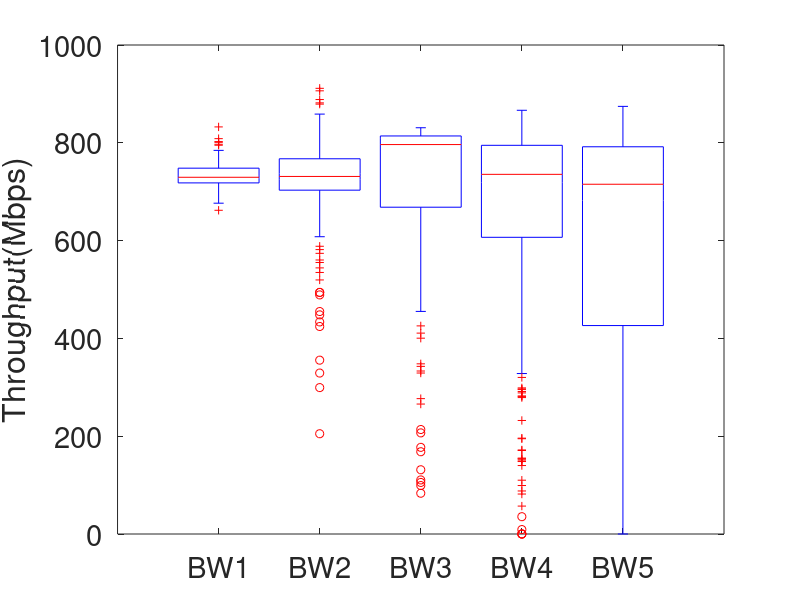

Source code (MATLAB):
clear;
clear all;


data = [];
group = [];

tempdata = [];
fid = fopen('BW_Trace_5G_0.txt');
tline = fgetl(fid);
while ischar(tline)
    tempdata = [tempdata str2num(tline)];
    tline = fgetl(fid);
end
fclose(fid);

for i=1:2:600
    data = [data (tempdata(i)+tempdata(i+1))/2];
    group = [group 1];
end


tempdata = [];
fid = fopen('BW_Trace_5G_1.txt');
tline = fgetl(fid);
while ischar(tline)
    tempdata = [tempdata str2num(tline)];
    tline = fgetl(fid);
end
fclose(fid);
for i=1:2:600
    data = [data ((tempdata(i)+tempdata(i+1))/2)*1.7 - 520];
    group = [group 2];
end

tempdata = [];
fid = fopen('BW_Trace_5G_2.txt');
tline = fgetl(fid);
while ischar(tline)
    tempdata = [tempdata str2num(tline)];
    tline = fgetl(fid);
end
fclose(fid);
for i=1:2:600
    data = [data ((tempdata(i)+tempdata(i+1))/2)*0.8+80];
    group = [group 3];
end

tempdata = [];
fid = fopen('BW_Trace_5G_3.txt');
tline = fgetl(fid);
while ischar(tline)
    tempdata = [tempdata str2num(tline)];
    tline = fgetl(fid);
end
fclose(fid);
for i=1:2:600
    data = [data (tempdata(i)+tempdata(i+1))/2];
    group = [group 4];
end

tempdata = [];
fid = fopen('BW_Trace_5G_4.txt');
tline = fgetl(fid);
while ischar(tline)
    tempdata = [tempdata str2num(tline)];
    tline = fgetl(fid);
end
fclose(fid);
for i=1:2:600
    data = [data (tempdata(i)+tempdata(i+1))/2];
    group = [group 5];
end


positions = [1 2 3 4 5];
boxplot(data,group, 'positions', positions);
lines = findobj(gcf, 'type', 'line', 'Tag', 'Median');
set(lines, 'Color', 'k','LineWidth',1.2);

% set(gca,'xtick',[mean(positions(1:3)) mean(positions(4:6)) mean(positions(7:9))])
set(gca,'xticklabel',{'BW1','BW2','BW3', 'BW4', 'BW5'},'FontName','Helvetica','FontSize',21)
lines = findobj(gcf, 'type', 'line', 'Tag', 'Median');
set(lines, 'Color', 'r');

ylim([0 1000])
set(gca,'YTick',0:200:1000)
ylabel('Throughput(Mbps)')

